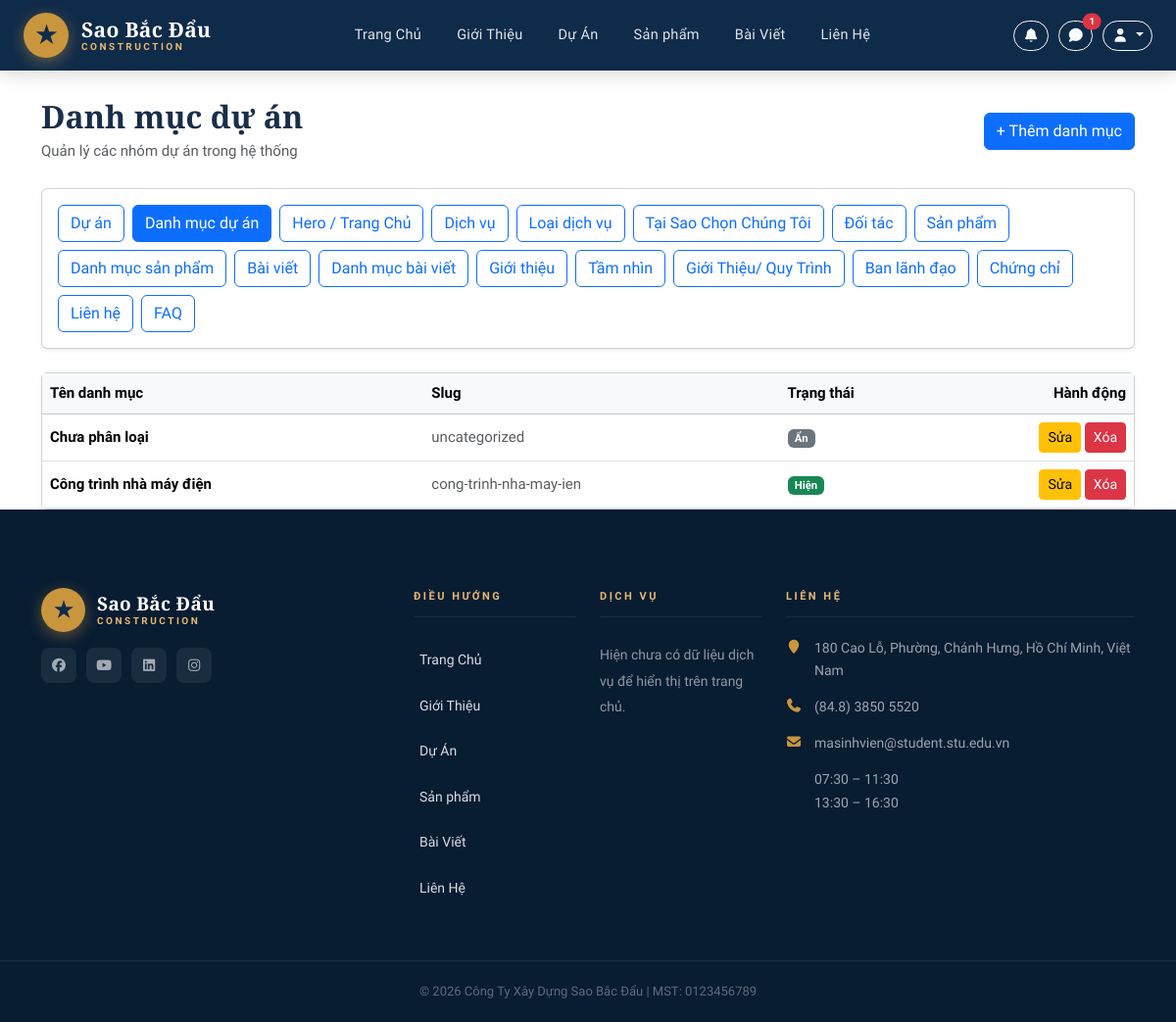
Before: /project-category/ (signed in) with the older database file.
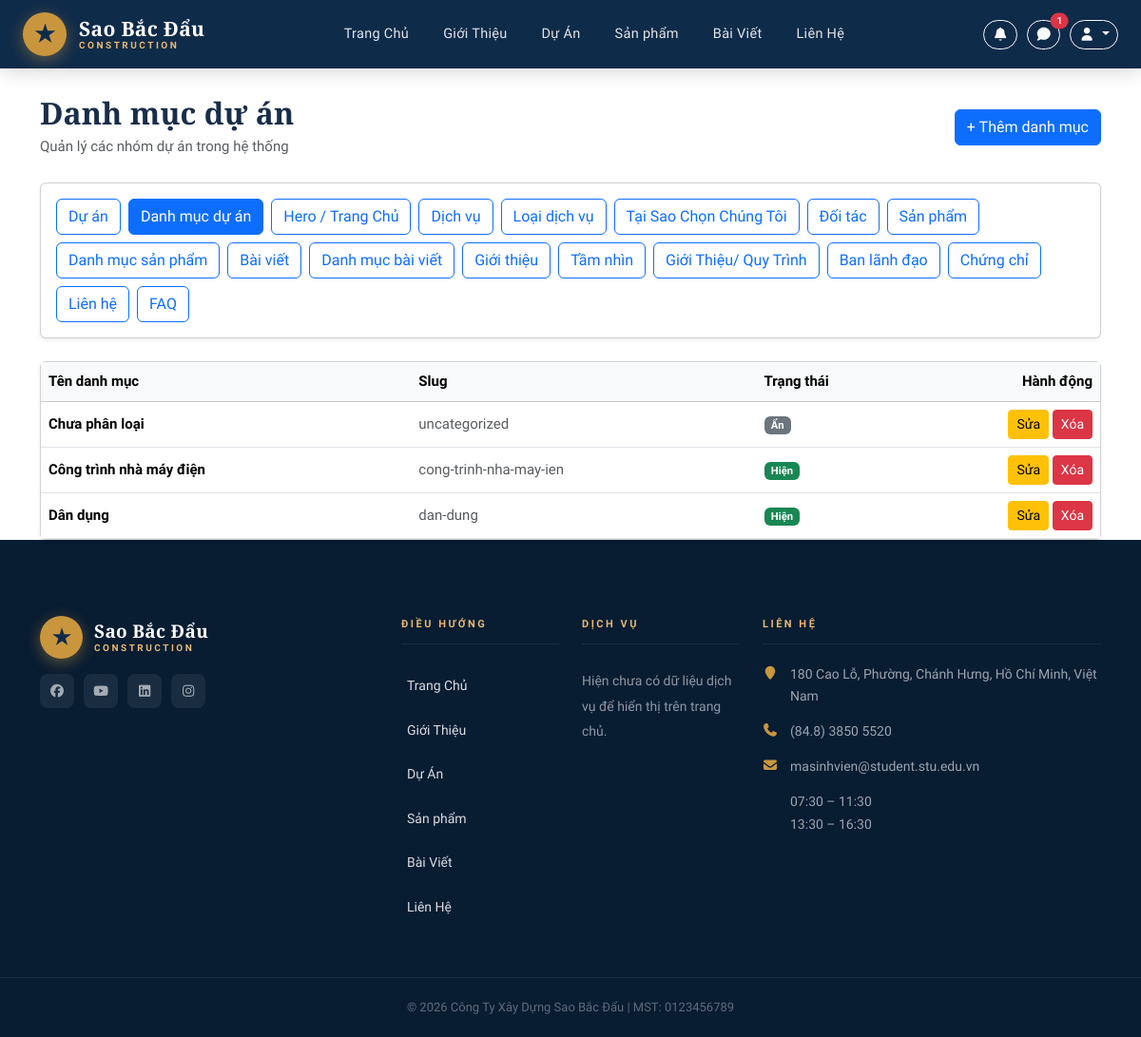
After: the same page with the newer database file.
### home/models.py (models this page shows, shortened)
class ProjectCategory(models.Model):
    name = models.CharField(max_length=100, unique=True)
    slug = models.SlugField(blank=True, null=True, unique=True)
    is_hidden = models.BooleanField(default=False)

### home/views.py (the view)
@staff_required
def project_category_list(request):
    categories = ProjectCategory.objects.all().order_by("name")
    error = request.GET.get("error")
    return render(
        request,
        "home/project_category_list.html",
        {"categories": categories, "error": error},
    )

### home/context_processors.py (called while the page is built)
def site_contact(request):
    contact = (
        ContactInfo.objects.filter(is_active=True)
        .order_by("order", "created_at")
        .first()
    )
    unread_notifications_count = 0
    recent_notifications = []
    if request.user.is_authenticated:
        unread_notifications_count = Notification.objects.filter(
            user=request.user,
            is_read=False,
        ).count()
        recent_notifications = Notification.objects.filter(user=request.user)[:5]
    consultations_unfinished = Consultation.objects.exclude(status="done").count()
    return {
        "site_contact": contact,
        "unread_notifications_count": unread_notifications_count,
        "recent_notifications": recent_notifications,
        "consultations_unfinished": consultations_unfinished,
    }

### templates/home/project_category_list.html (shortened to what this page needs)
{% extends 'base.html' %}
{% block content %}
<div class="container" style="margin-top:100px;">
  <div class="d-flex justify-content-between align-items-center mb-4 flex-wrap gap-2">
    <div>
      <h2 class="fw-bold mb-1">Danh mục dự án</h2>
      <p class="text-muted mb-0">Quản lý các nhóm dự án trong hệ thống</p>
    </div>
    <a href="{% url 'project_category_add' %}" class="btn btn-primary">
      + Thêm danh mục
    </a>
  </div>
  <div class="card shadow-sm mb-4">
    <div class="card-body d-flex flex-wrap gap-2">
      <a href="{% url 'dashboard' %}" class="btn btn-outline-primary">Dự án</a>
      <a href="{% url 'project_category_list' %}" class="btn btn-outline-primary active">Danh mục dự án</a>
      <a href="{% url 'hero_edit' %}" class="btn btn-outline-primary">Hero / Trang Chủ</a>
      <a href="{% url 'service_list' %}" class="btn btn-outline-primary">Dịch vụ</a>
      <a href="{% url 'service_type_list' %}" class="btn btn-outline-primary">Loại dịch vụ</a>
      <a href="{% url 'why_choose_item_list' %}" class="btn btn-outline-primary">Tại Sao Chọn Chúng Tôi</a>
      <a href="{% url 'partner_list' %}" class="btn btn-outline-primary">Đối tác</a>
      <a href="{% url 'product_list' %}" class="btn btn-outline-primary">Sản phẩm</a>
      <a href="{% url 'product_category_list' %}" class="btn btn-outline-primary">Danh mục sản phẩm</a>
      <a href="{% url 'post_list' %}" class="btn btn-outline-primary">Bài viết</a>
      <a href="{% url 'post_category_list' %}" class="btn btn-outline-primary">Danh mục bài viết</a>
      <a href="{% url 'about_intro_edit' %}" class="btn btn-outline-primary">Giới thiệu</a>
      <a href="{% url 'statement_list' %}" class="btn btn-outline-primary">Tầm nhìn</a>
      <a href="{% url 'about_video_tour_edit' %}" class="btn btn-outline-primary">Giới Thiệu/ Quy Trình</a>
      <a href="{% url 'leadership_list' %}" class="btn btn-outline-primary">Ban lãnh đạo</a>
      <a href="{% url 'certificate_list' %}" class="btn btn-outline-primary">Chứng chỉ</a>
      <a href="{% url 'contact_info_list' %}" class="btn btn-outline-primary">Liên hệ</a>
      <a href="{% url 'faq_list' %}" class="btn btn-outline-primary">FAQ</a>
    </div>
  </div>
  <div class="card shadow-sm">
    <div class="table-responsive">
      <table class="table align-middle mb-0">
        <thead class="table-light">
          <tr>
            <th>Tên danh mục</th>
            <th>Slug</th>
            <th>Trạng thái</th>
            <th class="text-end" style="width:180px;">Hành động</th>
          </tr>
        </thead>
        <tbody>
          {% for c in categories %}
          <tr>
            <td class="fw-semibold">{{ c.name }}</td>
            <td class="text-muted">
              {{ c.slug|default:"—" }}
            </td>
            <td>
              {% if c.is_hidden %}
                <span class="badge bg-secondary">Ẩn</span>
              {% else %}
                <span class="badge bg-success">Hiện</span>
              {% endif %}
            </td>
            <td class="text-end">
              <a href="{% url 'project_category_edit' c.id %}" class="btn btn-sm btn-warning">
                Sửa
              </a>
              <a href="{% url 'project_category_delete' c.id %}" class="btn btn-sm btn-danger">
                Xóa
              </a>
            </td>
          </tr>
          {% empty %}
          <tr>
            <td colspan="4" class="text-center text-muted py-4">
              Chưa có danh mục nào.
            </td>
          </tr>
          {% endfor %}
        </tbody>
      </table>
    </div>
  </div>
</div>
{% endblock %}

Changed rows visible on the page:
added ProjectCategory: name "Dân dụng", slug "dan-dung", is_hidden "Hiện"
